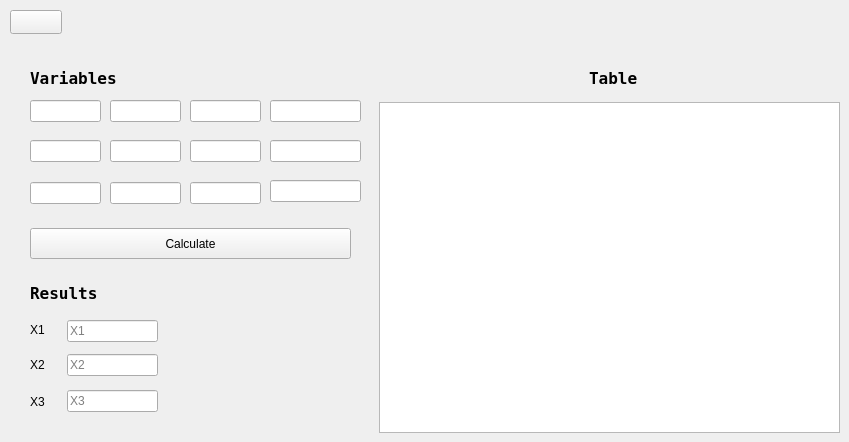
   <widget class="QWidget" name="lu_decomposition_tab">
    <property name="enabled">
     <bool>true</bool>
    </property>
    <attribute name="title">
     <string>lu</string>
    </attribute>
    <widget class="QPushButton" name="back_10">
     <property name="geometry">
      <rect>
       <x>10</x>
       <y>10</y>
       <width>52</width>
       <height>24</height>
      </rect>
     </property>
     <property name="text">
      <string/>
     </property>
     <property name="icon">
      <iconset>
       <normaloff>arrow.png</normaloff>arrow.png</iconset>
     </property>
    </widget>
    <widget class="QLineEdit" name="sol_lu_decomposition_3">
     <property name="geometry">
      <rect>
       <x>270</x>
       <y>180</y>
       <width>91</width>
       <height>22</height>
      </rect>
     </property>
    </widget>
    <widget class="QLineEdit" name="a12_lu_decomposition">
     <property name="geometry">
      <rect>
       <x>110</x>
       <y>100</y>
       <width>71</width>
       <height>22</height>
      </rect>
     </property>
    </widget>
    <widget class="QLabel" name="Variables_text_lu_decomposition">
     <property name="geometry">
      <rect>
       <x>30</x>
       <y>70</y>
       <width>131</width>
       <height>16</height>
      </rect>
     </property>
     <property name="font">
      <font>
       <family>Terminal</family>
       <pointsize>12</pointsize>
       <bold>true</bold>
      </font>
     </property>
     <property name="text">
      <string>Variables</string>
     </property>
    </widget>
    <widget class="QLineEdit" name="a31_lu_decomposition">
     <property name="geometry">
      <rect>
       <x>30</x>
       <y>182</y>
       <width>71</width>
       <height>22</height>
      </rect>
     </property>
    </widget>
    <widget class="QLineEdit" name="a33_lu_decomposition">
     <property name="geometry">
      <rect>
       <x>190</x>
       <y>182</y>
       <width>71</width>
       <height>22</height>
      </rect>
     </property>
    </widget>
    <widget class="QLineEdit" name="X3_result_lu_decomposition">
     <property name="geometry">
      <rect>
       <x>67</x>
       <y>390</y>
       <width>91</width>
       <height>22</height>
      </rect>
     </property>
     <property name="placeholderText">
      <string>X3</string>
     </property>
    </widget>
    <widget class="QLineEdit" name="a21_lu_decomposition">
     <property name="geometry">
      <rect>
       <x>30</x>
       <y>140</y>
       <width>71</width>
       <height>22</height>
      </rect>
     </property>
    </widget>
    <widget class="QLabel" name="X3_text_lu_decomposition">
     <property name="geometry">
      <rect>
       <x>30</x>
       <y>392</y>
       <width>31</width>
       <height>20</height>
      </rect>
     </property>
     <property name="text">
      <string>X3</string>
     </property>
    </widget>
    <widget class="QPushButton" name="lu_decomposition_calc_btn">
     <property name="geometry">
      <rect>
       <x>30</x>
       <y>228</y>
       <width>321</width>
       <height>31</height>
      </rect>
     </property>
     <property name="text">
      <string>Calculate</string>
     </property>
    </widget>
    <widget class="QLineEdit" name="X1_result_lu_decomposition">
     <property name="geometry">
      <rect>
       <x>67</x>
       <y>320</y>
       <width>91</width>
       <height>22</height>
      </rect>
     </property>
     <property name="placeholderText">
      <string>X1</string>
     </property>
    </widget>
    <widget class="QLabel" name="Results_text_lu_decomposition">
     <property name="geometry">
      <rect>
       <x>30</x>
       <y>285</y>
       <width>131</width>
       <height>16</height>
      </rect>
     </property>
     <property name="font">
      <font>
       <family>Terminal</family>
       <pointsize>12</pointsize>
       <bold>true</bold>
      </font>
     </property>
     <property name="text">
      <string>Results</string>
     </property>
    </widget>
    <widget class="QLineEdit" name="a22_lu_decomposition">
     <property name="geometry">
      <rect>
       <x>110</x>
       <y>140</y>
       <width>71</width>
       <height>22</height>
      </rect>
     </property>
    </widget>
    <widget class="QLineEdit" name="sol_lu_decomposition_2">
     <property name="geometry">
      <rect>
       <x>270</x>
       <y>140</y>
       <width>91</width>
       <height>22</height>
      </rect>
     </property>
    </widget>
    <widget class="QLineEdit" name="sol_lu_decomposition">
     <property name="geometry">
      <rect>
       <x>270</x>
       <y>100</y>
       <width>91</width>
       <height>22</height>
      </rect>
     </property>
    </widget>
    <widget class="QTableWidget" name="table_lu_decomposition">
     <property name="geometry">
      <rect>
       <x>379</x>
       <y>102</y>
       <width>461</width>
       <height>331</height>
      </rect>
     </property>
     <attribute name="horizontalHeaderStretchLastSection">
      <bool>true</bool>
     </attribute>
    </widget>
    <widget class="QLabel" name="X1_text_lu_decomposition">
     <property name="geometry">
      <rect>
       <x>30</x>
       <y>320</y>
       <width>31</width>
       <height>20</height>
      </rect>
     </property>
     <property name="text">
      <string>X1</string>
     </property>
    </widget>
    <widget class="QLineEdit" name="a13_lu_decomposition">
     <property name="geometry">
      <rect>
       <x>190</x>
       <y>100</y>
       <width>71</width>
       <height>22</height>
      </rect>
     </property>
    </widget>
    <widget class="QLineEdit" name="a11_lu_decomposition">
     <property name="geometry">
      <rect>
       <x>30</x>
       <y>100</y>
       <width>71</width>
       <height>22</height>
      </rect>
     </property>
    </widget>
    <widget class="QLineEdit" name="X2_result_lu_decomposition">
     <property name="geometry">
      <rect>
       <x>67</x>
       <y>354</y>
       <width>91</width>
       <height>22</height>
      </rect>
     </property>
     <property name="placeholderText">
      <string>X2</string>
     </property>
    </widget>
    <widget class="QLabel" name="Table_text_lu_decomposition">
     <property name="geometry">
      <rect>
       <x>589</x>
       <y>70</y>
       <width>71</width>
       <height>16</height>
      </rect>
     </property>
     <property name="font">
      <font>
       <family>Terminal</family>
       <pointsize>12</pointsize>
       <bold>true</bold>
      </font>
     </property>
     <property name="text">
      <string>Table</string>
     </property>
    </widget>
    <widget class="QLineEdit" name="a23_lu_decomposition">
     <property name="geometry">
      <rect>
       <x>190</x>
       <y>140</y>
       <width>71</width>
       <height>22</height>
      </rect>
     </property>
    </widget>
    <widget class="QLabel" name="X2_text_lu_decomposition">
     <property name="geometry">
      <rect>
       <x>30</x>
       <y>355</y>
       <width>31</width>
       <height>20</height>
      </rect>
     </property>
     <property name="text">
      <string>X2</string>
     </property>
    </widget>
    <widget class="QLineEdit" name="a32_lu_decomposition">
     <property name="geometry">
      <rect>
       <x>110</x>
       <y>182</y>
       <width>71</width>
       <height>22</height>
      </rect>
     </property>
    </widget>
   </widget>
